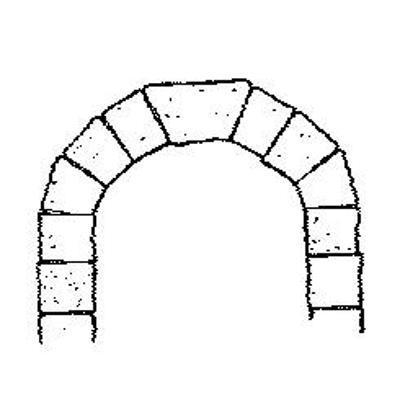
#> input picture _Projects/Archieve_Before_260301/260108_Qwen_API_Test/0010.jpg, 400 x 400 px; its folder holds only this picture in this run
$ python -i Final_Graph_BK_Change.py   (imports and definitions only)
#> lines starting #> are read from the running program, lines starting #| are printed output that depends on the picture; after the words box and inside, x2 and y2 are one past the last pixel; in counts of white or black regions, pixels touching at a corner belong together
'''
把图片的背景去掉，换成127的灰色背景。

'''

#%%
from tqdm import tqdm
import OS_Tools as ot
import matplotlib.pyplot as plt
import numpy as np
import cv2

# [45 lines left out: function process_image, not called in this run]
    # print(f"处理完成，结果已保存至: {output_path}")


def process_outer_boundary(image_path, output_path,threshold= 170):
    # 1. 读取图片
#> called with image_path = '../260108_Qwen_API_Test/0010.jpg', output_path = 'out.png', threshold = 170
    img = cv2.imread(image_path)
#> img is the input picture: shape (400, 400, 3); min 0, max 255, mean 243.3
    if img is None: return

    # 2. 预处理：转灰度并做简单的阈值处理
    gray = cv2.cvtColor(img, cv2.COLOR_BGR2GRAY)
    # 稍微模糊一下有助于消除噪点对轮廓的影响
    blurred = cv2.GaussianBlur(gray, (5, 5), 0)
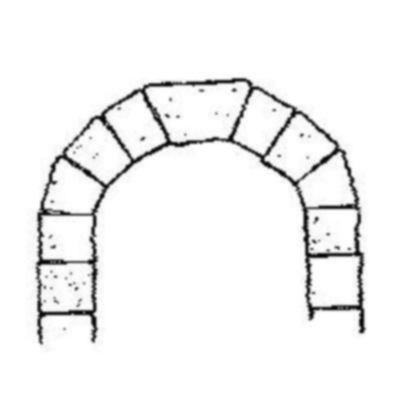
#> blurred: shape (400, 400); min 6, max 255, mean 243.3
    # 获取初步二值图，重点是区分背景和物体
    _, binary = cv2.threshold(blurred, threshold, 255, cv2.THRESH_BINARY_INV)
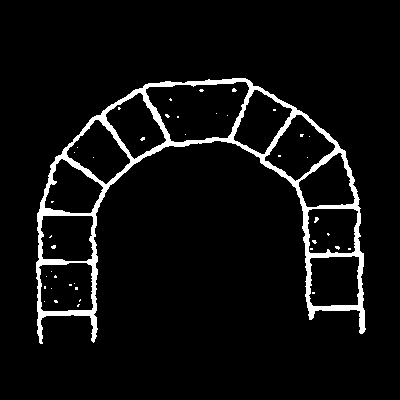
#> binary: shape (400, 400); 5.6% white; 41 white regions (40 under 20 px)

    # 3. 提取轮廓
    # RETR_EXTERNAL 保证只寻找最外层轮廓，忽略物体内部的孔洞
    contours, _ = cv2.findContours(binary, cv2.RETR_EXTERNAL, cv2.CHAIN_APPROX_SIMPLE)
#> contours = 1 contour; box (x1, y1, x2, y2) and area: (36, 78, 366, 344) 33918

    if not contours:
        print("未检测到有效轮廓")
        return

    # 4. 创建实心的外轮廓掩码
    # 这一步能确保物体内部即便有白色，也会被填充为“物体”区域
    mask = np.zeros(gray.shape, dtype=np.uint8)
    cv2.drawContours(mask, contours, -1, 255, thickness=cv2.FILLED)
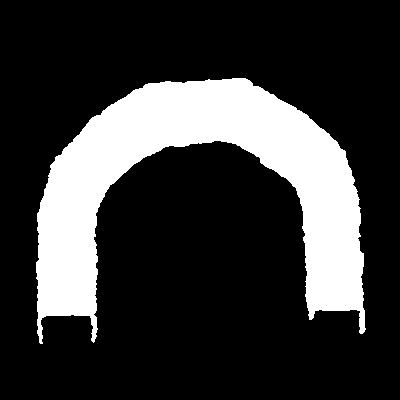
#> mask: shape (400, 400); 21.6% white; 1 white region, box (x1, y1, x2, y2) and area: (36, 78, 366, 344) 34591

    # 5. 腐蚀处理 (向内收缩 3-5 像素)
    # 消除残留白边
    kernel = np.ones((7,7), np.uint8)
    eroded_mask = cv2.erode(mask, kernel, iterations=1)
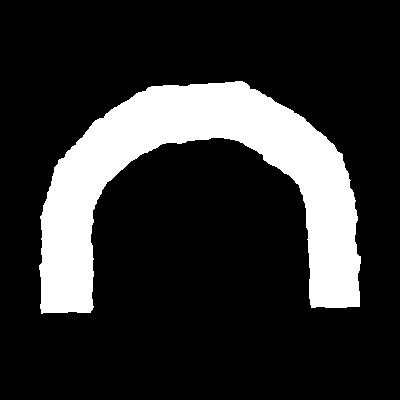
#> eroded_mask: shape (400, 400); 18.5% white; 1 white region, box (x1, y1, x2, y2) and area: (39, 81, 361, 314) 29521

    # 6. 高斯羽化 (让边缘过渡自然)
    mask_float = eroded_mask.astype(float) / 255.0
    feathered_mask = cv2.GaussianBlur(mask_float, (7,7), 1)
    alpha = cv2.merge([feathered_mask] * 3)

    # 7. 合成背景
    bg_color = 127
    background = np.full(img.shape, bg_color, dtype=np.uint8).astype(float)
    foreground = img.astype(float)

    # 合成公式
    final_img = foreground * alpha + background * (1.0 - alpha)
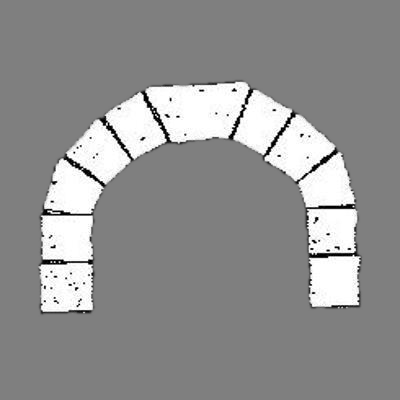
#> final_img: shape (400, 400, 3) float64; min 0, max 255, mean 145.1
    final_img = final_img.astype(np.uint8)

    # 8. 保存
    cv2.imwrite(output_path, final_img)
    # print(f"处理完成！")

#%%%%  方法3，简单背景的边界识别。

# [66 lines left out: function remove_background_with_feathering, not called in this run]
    # [11 lines of commented-out code are left out]
# [9 lines not run here, left out]


    # # 方法1: 基础方法（简单快速）
    # result1 = remove_background_and_replace(input_image, "output_basic.jpg")
    # # 方法2: 使用Alpha混合（效果更自然）
    # result2 = process_with_alpha_blending(input_image, "output_alpha.jpg")
    # # 方法3: 使用轮廓检测（适合有明显物体的图片）
    # result3 = remove_background_with_refined_edge(input_image, "output_refined.jpg")


>>> result = process_outer_boundary('../260108_Qwen_API_Test/0010.jpg', 'out.png')

$ run again, on _Projects/Archieve_Before_260301/260108_Qwen_API_Test/0265.jpg
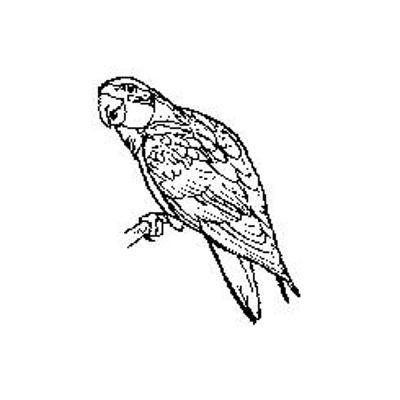
#> input picture _Projects/Archieve_Before_260301/260108_Qwen_API_Test/0265.jpg, 400 x 400 px
#> in process_outer_boundary, img is the input picture: shape (400, 400, 3); min 0, max 255, mean 242.6
#> in process_outer_boundary, `_, binary = cv2.threshold(blurred, threshold, 255, cv2.THRESH_BINARY_I..`:
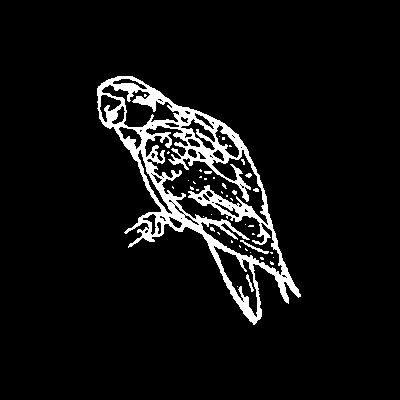
#> binary: shape (400, 400); 6.6% white; 42 white regions (37 under 20 px)
#> contours = 1 contour; box (x1, y1, x2, y2) and area: (97, 76, 301, 325) 20610
#> mask: shape (400, 400); 13.2% white; 1 white region, box (x1, y1, x2, y2) and area: (97, 76, 301, 325) 21053
#> eroded_mask: shape (400, 400); 11% white; 1 white region, box (x1, y1, x2, y2) and area: (100, 79, 287, 319) 17580
#> in process_outer_boundary, `final_img = foreground * alpha + background * (1.0 - alpha)`:
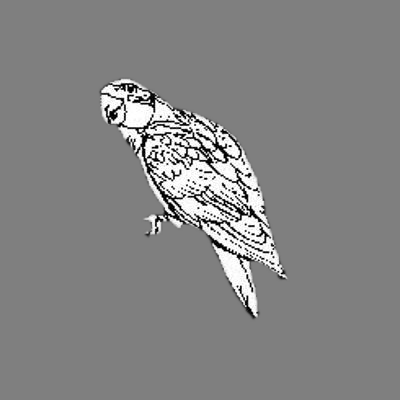
#> final_img: shape (400, 400, 3) float64; min 0, max 255, mean 132.6
